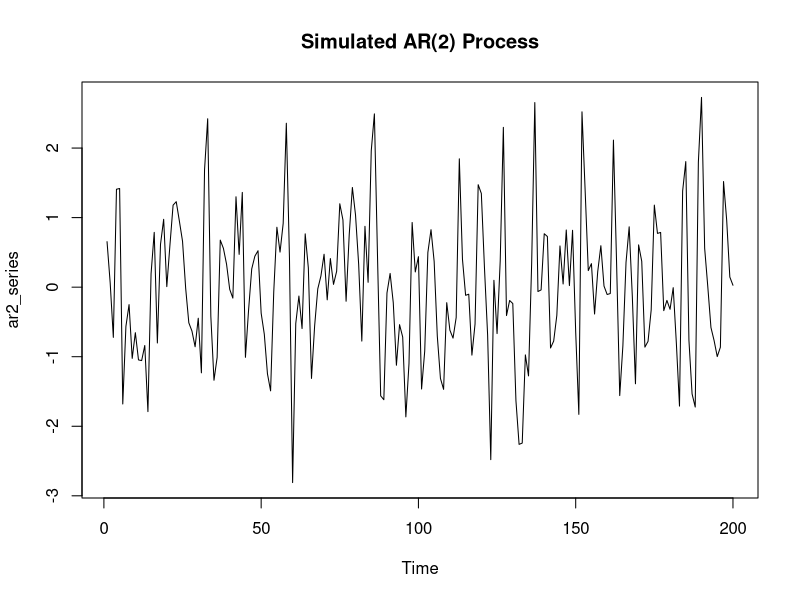

This figure's R source: (Note: this script raises an error after producing the figure.)
## ---- chunk 1
knitr::opts_chunk$set(echo = TRUE)
## ---- chunk 2
library(forecast)  # for taperedacf()
library(ggplot2)
library(gridExtra)
## ---- chunk 3
set.seed(123)
ar2_series <- arima.sim(n = 200, model = list(ar = c(0.5, -0.3)))
ts.plot(ar2_series, main = "Simulated AR(2) Process")
## ---- chunk 4
acf_base <- acf(ar2_series, plot = FALSE)
acf_tapered <- taperedacf(ar2_series, type = "correlation", plot = FALSE)
acf_banded <- taperedacf(ar2_series, type = "correlation", banded = TRUE, plot = FALSE)

# Combine results into data frame for ggplot
acf_df <- data.frame(
  Lag = acf_base$lag,
  ACF_base = acf_base$acf,
  ACF_tapered = acf_tapered$acf,
  ACF_banded = acf_banded$acf
)

# Plot
ggplot(acf_df, aes(x = Lag)) +
  geom_line(aes(y = ACF_base, color = "Base R")) +
  geom_line(aes(y = ACF_tapered, color = "Tapered")) +
  geom_line(aes(y = ACF_banded, color = "Banded")) +
  labs(title = "ACF Comparison", y = "ACF", color = "Method") +
  theme_minimal()
## ---- chunk 5
pacf_base <- pacf(ar2_series, plot = FALSE)
pacf_df <- data.frame(
  Lag = pacf_base$lag,
  PACF_base = pacf_base$acf
)

ggplot(pacf_df, aes(x = Lag, y = PACF_base)) +
  geom_segment(aes(xend = Lag, yend = 0), size = 1) +
  geom_hline(yintercept = 0, color = "gray") +
  labs(title = "PACF (Base R)", y = "PACF") +
  theme_minimal()
## ---- chunk 6
ma1_series <- arima.sim(n = 200, model = list(ma = 0.8))
ts.plot(ma1_series, main = "Simulated MA(1) Process")

acf(ma1_series, main = "ACF of MA(1)")
taperedacf(ma1_series, main = "Tapered ACF of MA(1)")
